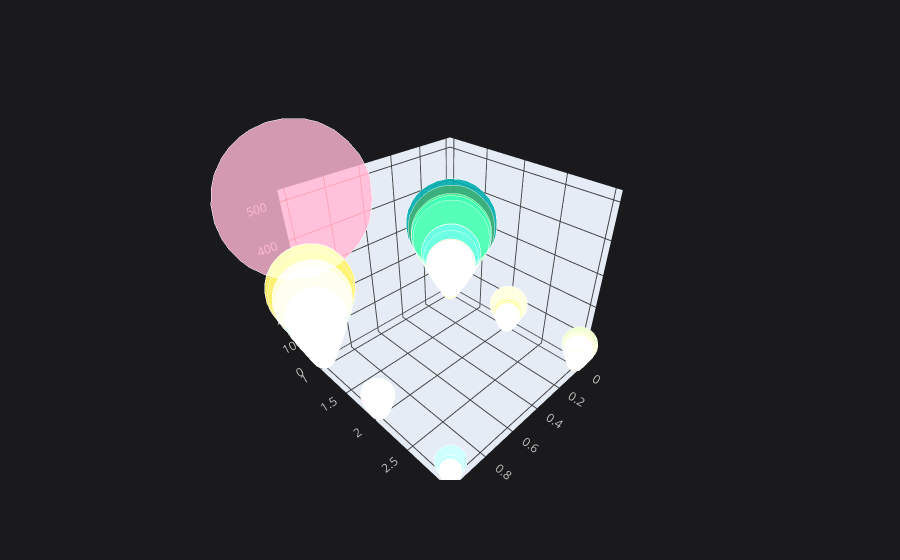

The cell this chart's notebook holds for it:
### Code cell
x.iplot(kind='bubble3d',x='survived',y='pclass',z='fare',size='fare')

### Figure 1 — Plotly figure (JSON) as saved in the notebook; plotly's stock layout.template omitted (floating-point values rounded to 4 significant figures; data arrays with more than 128 entries replaced by an {"elided": "..."} marker saying what was removed)
{"data": [{"marker": {"color": {"elided": "891 str values"}, "opacity": 0.8, "size": {"elided": "891 int values"}, "symbol": "circle"}, "mode": "markers", "text": {"elided": "891 str values"}, "type": "scatter3d", "x": {"elided": "891 int values"}, "y": {"elided": "891 int values"}, "z": {"elided": "891 float values"}}], "layout": {"legend": {"bgcolor": "#1A1A1C", "font": {"color": "#D9D9D9"}}, "paper_bgcolor": "#1A1A1C", "plot_bgcolor": "#1A1A1C", "scene": {"xaxis": {"gridcolor": "#434343", "showgrid": true, "tickfont": {"color": "#C2C2C2"}, "title": {"font": {"color": "#D9D9D9"}, "text": ""}, "zerolinecolor": "#666570"}, "yaxis": {"gridcolor": "#434343", "showgrid": true, "tickfont": {"color": "#C2C2C2"}, "title": {"font": {"color": "#D9D9D9"}, "text": ""}, "zerolinecolor": "#666570"}, "zaxis": {"gridcolor": "#434343", "showgrid": true, "tickfont": {"color": "#C2C2C2"}, "title": {"font": {"color": "#D9D9D9"}, "text": ""}, "zerolinecolor": "#666570"}}, "title": {"font": {"color": "#D9D9D9"}}}}
